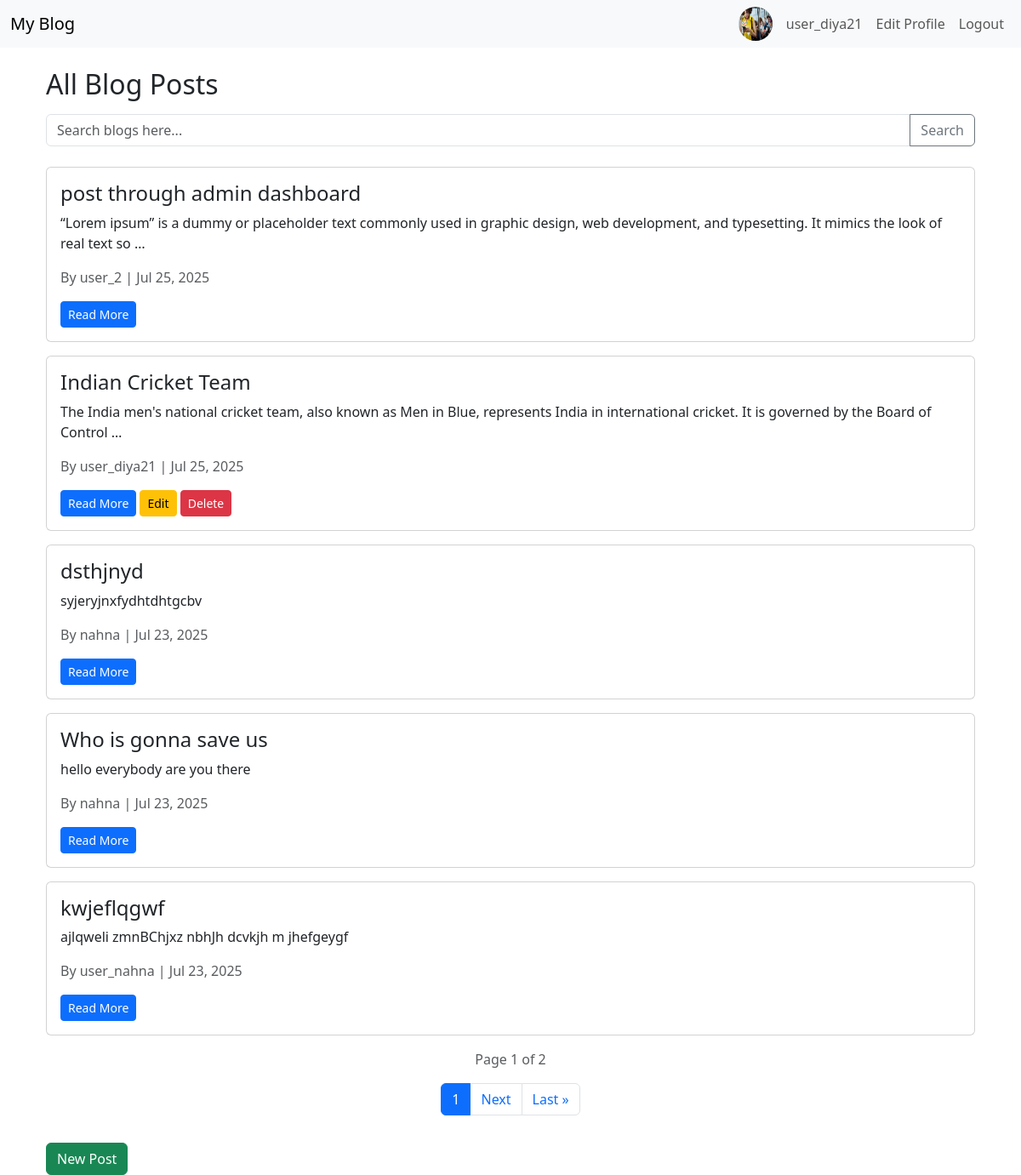
Page /blog/ (signed in) on the committed database.
### account/models.py (models this page shows, shortened)
class Profile(models.Model):
    user = models.OneToOneField(User, on_delete=models.CASCADE)
    bio = models.TextField(blank=True)
    profile_pic = models.ImageField(upload_to='profile_pics/', default='profile_pics/default.jpg')

### blog/models.py (models this page shows, shortened)
class Post(models.Model):
    title = models.CharField(max_length=200)
    content = models.TextField()
    author = models.ForeignKey(User, on_delete=models.CASCADE)
    created_at = models.DateTimeField(auto_now_add=True)
    class Meta:
        ordering = ['-created_at']

### blog/views.py (the view)
# urls.py: path('',views.post_list,name='post_list'),
def post_list(request):
    query=request.GET.get('q')
    posts = Post.objects.all()
    if query:
        posts=posts.filter( Q(title__icontains=query) | Q(content__icontains=query) )
    paginator = Paginator(posts, 5)  # 5 posts per page
    page_number = request.GET.get('page')
    posts = paginator.get_page(page_number)
    return render(request, 'blog/post_list.html', {'posts': posts})

### blog/templates/blog/post_list.html (shortened to what this page needs)
{% extends 'base.html' %}
{% block content %}
<div class="container mt-4">
  <h2 class="mb-3">All Blog Posts</h2>
    <form method="get" class="mb-4" action="">
        <div class="input-group">
            <input type="text" name="q" class="form-control" placeholder="Search blogs here..." value="{{ request.GET.q }}">
            <button class="btn btn-outline-secondary" type="submit"> Search </button>
        </div>
    </form>
  {% for post in posts %}
    <div class="card mb-3">
      <div class="card-body">
        <h4 class="card-title">{{ post.title }}</h4>
        <p class="card-text">{{ post.content|truncatewords:25 }}</p>
        <p class="text-muted">By {{ post.author }} | {{ post.created_at|date:"M d, Y" }}</p>
        <a href="{% url 'blog:post_detail' post.pk %}" class="btn btn-primary btn-sm">Read More</a>
        {% if user == post.author %}
          <a href="{% url 'blog:post_edit' post.pk %}" class="btn btn-warning btn-sm">Edit</a>
          <a href="{% url 'blog:post_delete' post.pk %}" class="btn btn-danger btn-sm">Delete</a>
        {% endif %}
      </div>
    </div>
  {% empty %}
    <p>No posts available.</p>
  {% endfor %}
   <p class="text-center text-muted">Page {{ posts.number }} of {{ posts.paginator.num_pages }}</p>
  {% if posts.paginator.num_pages > 1 %}
  <nav aria-label="Page navigation">
    <ul class="pagination justify-content-center">
      <li class="page-item active">
        <span class="page-link">{{ posts.number }}</span>
      </li>
      {% if posts.has_next %}
        <li class="page-item">
          <a class="page-link" href="?q={{ request.GET.q }}&page={{ posts.next_page_number }}">Next</a>
        </li>
        <li class="page-item">
          <a class="page-link" href="?q={{ request.GET.q }}&page={{ posts.paginator.num_pages }}">Last &raquo;</a>
        </li>
      {% endif %}
    </ul>
  </nav>
  {% endif %}
  <a href="{% url 'blog:post_create' %}" class="btn btn-success mt-3">New Post</a>
</div>
{% endblock %}

### templates/base.html (shortened to what this page needs)
<!DOCTYPE html>
<html lang="en">
<head>
    <link rel="stylesheet" href="https://cdn.jsdelivr.net/npm/bootstrap@5.3.0/dist/css/bootstrap.min.css">
</head>
<body>
  <nav class="navbar navbar-expand-lg navbar-light bg-light">
    <div class="container-fluid">
        <a class="navbar-brand" href="{% url 'home' %}">My Blog</a>
        <div class="collapse navbar-collapse">
            <ul class="navbar-nav ms-auto">
  {% if user.is_authenticated %}
    <li class="nav-item d-flex align-items-center">
      {% if user.profile.profile_pic %}
        <img src="{{ user.profile.profile_pic.url }}" width="40" height="40" class="rounded-circle me-2" alt="Profile Pic">
      {% else %}
        <img src="/media/profile_pics/default.jpg" width="40" height="40" class="rounded-circle me-2" alt="Default Pic">
      {% endif %}
    </li>
    <li class="nav-item">
      <a class="nav-link" href="#">{{ user.username }}</a>
    </li>
    <li class="nav-item">
      <a class="nav-link" href="{% url 'edit_profile' %}">Edit Profile</a>
    </li>
    <li class="nav-item">
      <a class="nav-link" href="{% url 'logout' %}">Logout</a>
    </li>
  {% endif %}
</ul>
        </div>
    </div>
</nav>
    <div class="container mt-4">
        {% block content %}{% endblock %}
    </div>
</body>
</html>

### rows in the picture
Post: title "post through admin dashboard", content "“Lorem ipsum” is a dummy or placeholder text commonly used in graphic design, web development, and typesetting. It mimics the look of real text so …", author "user_2", created_at "Jul 25, 2025"
Post: title "Indian Cricket Team", content "The India men's national cricket team, also known as Men in Blue, represents India in international cricket. It is governed by the Board of Control …", author "user_diya21", created_at "Jul 25, 2025", shows "Edit"
Post: title "dsthjnyd", content "syjeryjnxfydhtdhtgcbv", author "nahna", created_at "Jul 23, 2025"
Post: title "Who is gonna save us", content "hello everybody are you there", author "nahna", created_at "Jul 23, 2025"
Post: title "kwjeflqgwf", content "ajlqweli zmnBChjxz nbhJh dcvkjh m jhefgeygf", author "user_nahna", created_at "Jul 23, 2025"

### other values in the picture
{{ user.username }} "user_diya21"
{{ posts.number }} "1"
{{ posts.paginator.num_pages }} "2"
